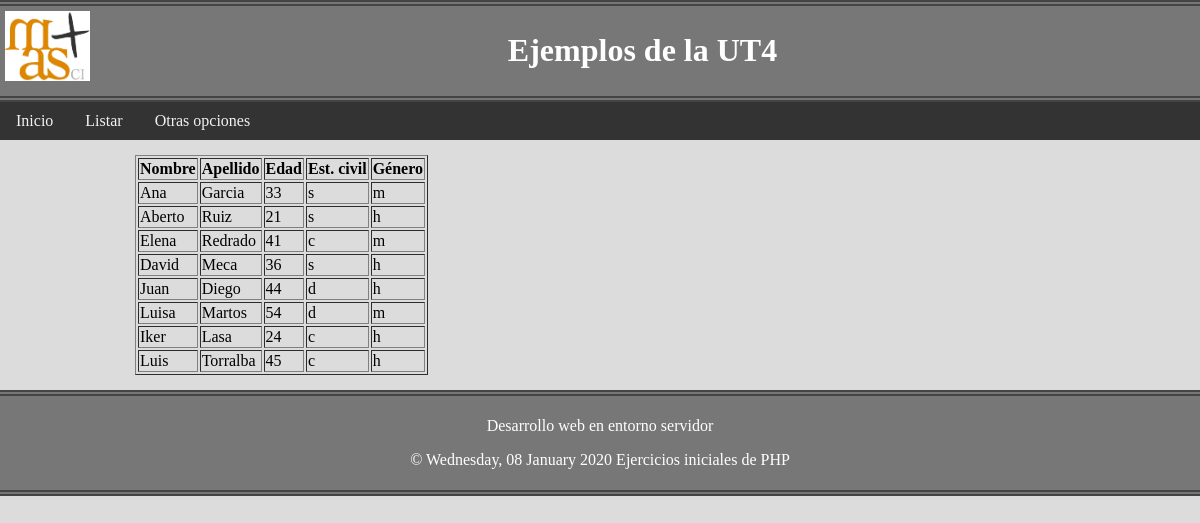
/ExplicarBDAPImysqli_AL/index.php?opcion=listar, run on the app's committed database.
### tables this page shows
CREATE TABLE `personas` (
  `idPersona` int(3) NOT NULL,
  `nombre` varchar(50) NOT NULL,
  `apellido` varchar(50) NOT NULL,
  `edad` int(3) NOT NULL,
  `estadoC` varchar(1) NOT NULL,
  `sexo` varchar(1) NOT NULL
);

### ExplicarBDAPImysqli_AL/helper/utilidades.php (called while the page is built, shortened)
<?php
function obtenerRegistros($conexion, $sql)
{
    $resul = mysqli_query($conexion, $sql);
    $registros = array();
    while ($fila = mysqli_fetch_array($resul)) {
        $registros[] = $fila;
    }
    return $registros;
}

### ExplicarBDAPImysqli_AL/vistas/vista_listar.php (the view)
<?php
include "cabecera.php";
echo "<table border ='1'><tr><th>Nombre</th><th>Apellido</th><th>Edad</th><th>Est.
civil</th><th>Género</th></tr>";
foreach ($personas as $persona) {
    echo "<tr>";
    echo "<td>" . htmlspecialchars($persona['nombre']) . "</td>";
    echo "<td>" . htmlspecialchars($persona['apellido']) . "</td>";
    echo "<td>{$persona['edad']}</td>";
    echo "<td>{$persona['estadoC']}</td>";
    echo "<td>{$persona['sexo']}</td>";
    echo "</tr>";
}
echo "</table>";
include "pie.php";

### ExplicarBDAPImysqli_AL/css/estilo1.css (style rules this page uses)
* { box-sizing: border-box; }
body { background-color: gainsboro; margin: 0; }

### data on the page
personas: nombre "Ana", apellido "Garcia", edad "33", estadoC "s", sexo "m"
personas: nombre "Aberto", apellido "Ruiz", edad "21", estadoC "s", sexo "h"
personas: nombre "Elena", apellido "Redrado", edad "41", estadoC "c", sexo "m"
personas: nombre "David", apellido "Meca", edad "36", estadoC "s", sexo "h"
personas: nombre "Juan", apellido "Diego", edad "44", estadoC "d", sexo "h"
personas: nombre "Luisa", apellido "Martos", edad "54", estadoC "d", sexo "m"
personas: nombre "Iker", apellido "Lasa", edad "24", estadoC "c", sexo "h"
personas: nombre "Luis", apellido "Torralba", edad "45", estadoC "c", sexo "h"

### other printed values
utf8_encode($fecha) "Wednesday, 08 January 2020"
